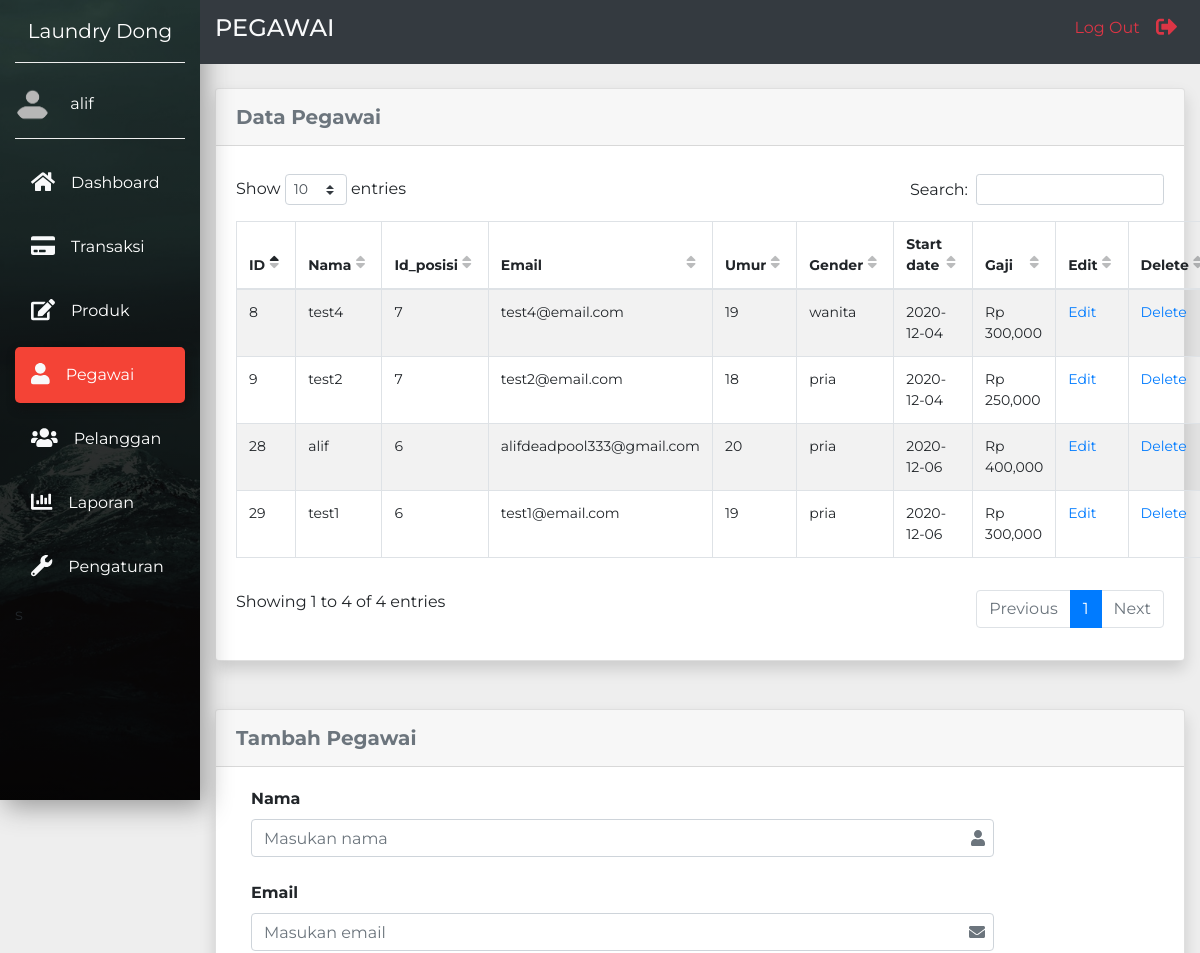
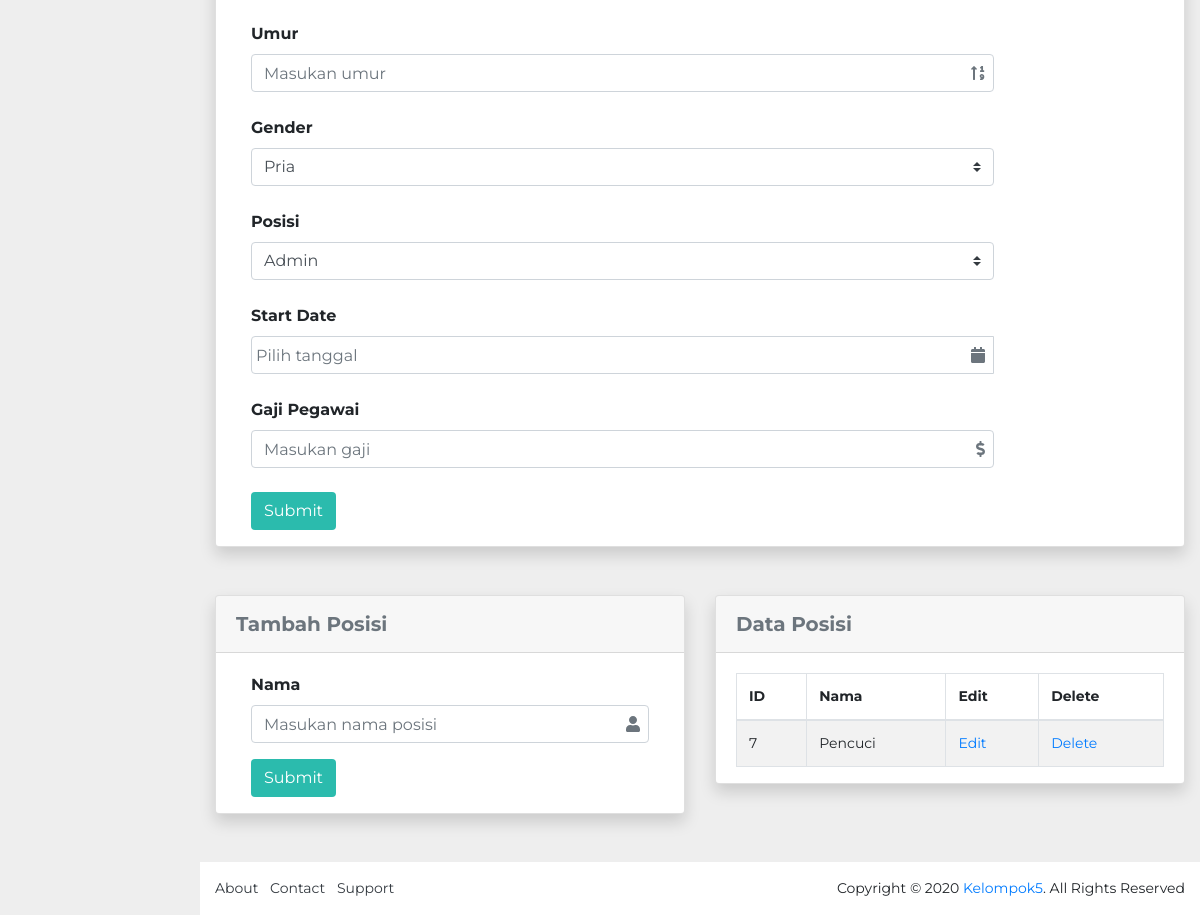
Page /pegawai.php (signed in) on the committed database (2 pictures, top to bottom).
### tables this page shows
CREATE TABLE `employees` (
  `id` int(3) NOT NULL,
  `nama` varchar(255) NOT NULL,
  `posisi` varchar(255) NOT NULL,
  `email` varchar(255) NOT NULL,
  `umur` int(2) NOT NULL,
  `gender` varchar(255) NOT NULL,
  `start_date` date NOT NULL,
  `gaji` decimal(10,0) NOT NULL,
  `username` varchar(255) NOT NULL,
  `password` varchar(255) NOT NULL,
  `nama_laundry` varchar(255) NOT NULL
);

CREATE TABLE `positions` (
  `id` int(3) NOT NULL,
  `posisi` varchar(255) NOT NULL
);

### includes/function.php (the view, shortened to what this page needs)
<?php include "dbConnection.php"; ?>
<?php
  function displayEmployees() {
    global $connection;
    $query = "SELECT * FROM employees";
    $select_all_employees_query = mysqli_query($connection, $query);
    while ($row = mysqli_fetch_assoc($select_all_employees_query)) {
      $employee_id = $row["id"];
      $employee_name = $row["nama"];
      $employee_position = $row["posisi"];
      $employee_email = $row["email"];
      $employee_age = $row["umur"];
      $employee_gender = $row["gender"];
      $employee_start_date = $row["start_date"];
      $employee_salary = $row["gaji"];
      $employee_salary = number_format("$employee_salary");
      echo "<tr>
              <td>$employee_id</td>
              <td>$employee_name</td>
              <td>$employee_position</td>
              <td>$employee_email</td>
              <td>$employee_age</td>
              <td>$employee_gender</td>
              <td>$employee_start_date</td>
              <td>Rp $employee_salary</td>
              <td><a href='pegawai.php?source=edit_pegawai&edit_pegawai_id=$employee_id&nama_dulu=$employee_name&email_dulu=$employee_email&posisi_dulu=$employee_position'>Edit</a></td>
              <td><a href='pegawai.php?delete-pegawai=$employee_id'>Delete</a></td>
            </tr>";
    }
  }
  function displayPositionList() {
    global $connection; global $employee_position;
    $query = "SELECT * FROM positions";
    $select_all_positions_query = mysqli_query($connection, $query);
    while ($row = mysqli_fetch_assoc($select_all_positions_query)) {
      $nama_posisi = $row["posisi"];
      $id_posisi = $row["id"];
      if($id_posisi == $employee_position) {
        echo "<option selected value='$nama_posisi'>$nama_posisi</option>";
      } else {
        echo "<option value='$nama_posisi'>$nama_posisi</option>";
      }
    }
  }
  function displayPositions() {
    global $connection;
    $query = "SELECT * FROM positions";
    $select_all_positions_query = mysqli_query($connection, $query);
    while ($row = mysqli_fetch_assoc($select_all_positions_query)) {
      $position_id = $row["id"];
      $position_name = $row["posisi"];
      if($position_name != "Admin") {
        echo "<tr>
                <td>$position_id</td>
                <td>$position_name</td>
                <td><a href='pegawai.php?source=edit_posisi&edit_posisi_id=$position_id'>Edit</a></td>
                <td><a href='pegawai.php?delete-posisi=$position_id'>Delete</a></td>
              </tr>";
      }
    }
  }
?>

### rows in the picture
employees: id "8", nama "test4", posisi "7", email "test4@email.com", umur "19", gender "wanita", start_date "2020-12-04", gaji "300,000"
employees: id "9", nama "test2", posisi "7", email "test2@email.com", umur "18", gender "pria", start_date "2020-12-04", gaji "250,000"
employees: id "28", nama "alif", posisi "6", email "alifdeadpool333@gmail.com", umur "20", gender "pria", start_date "2020-12-06", gaji "400,000"
employees: id "29", nama "test1", posisi "6", email "test1@email.com", umur "19", gender "pria", start_date "2020-12-06", gaji "300,000"
positions: id "7", posisi "Pencuci"

### other values in the picture
$laundry_name "Laundry Dong"
$display_name "alif"
form field posisi "Admin"
